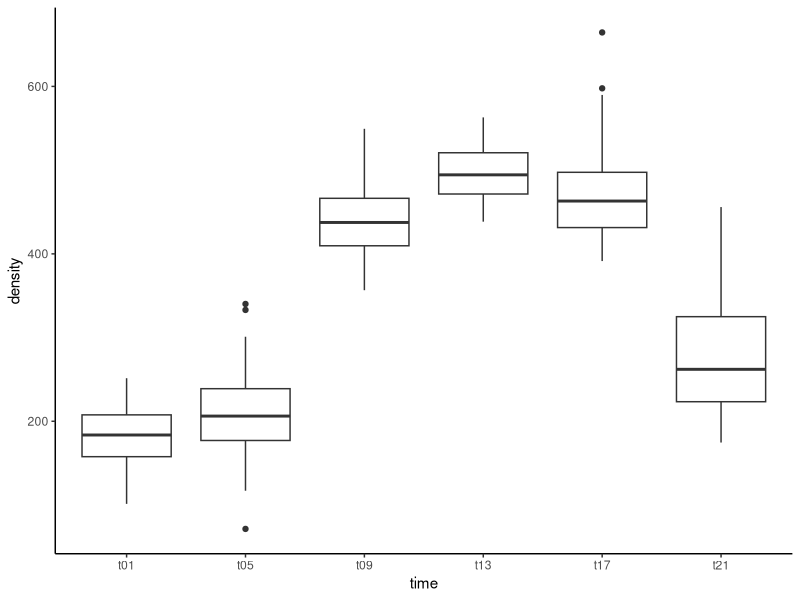
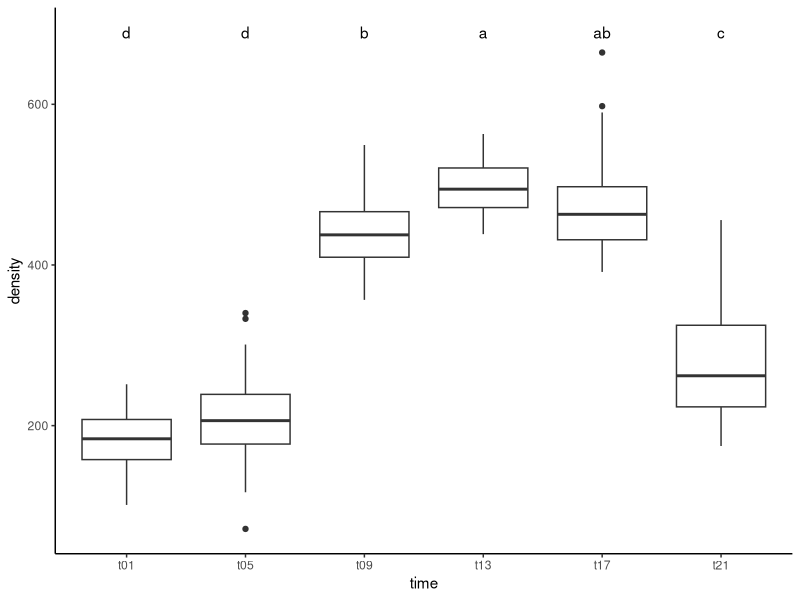
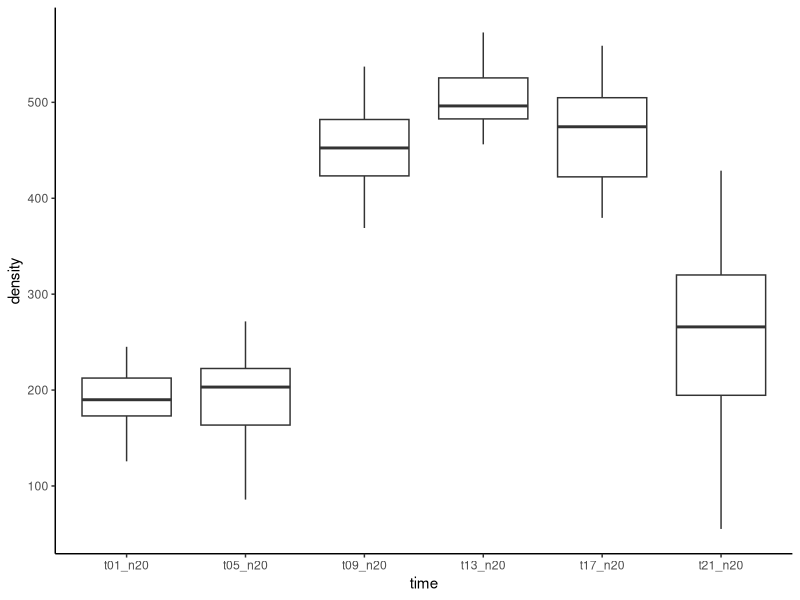
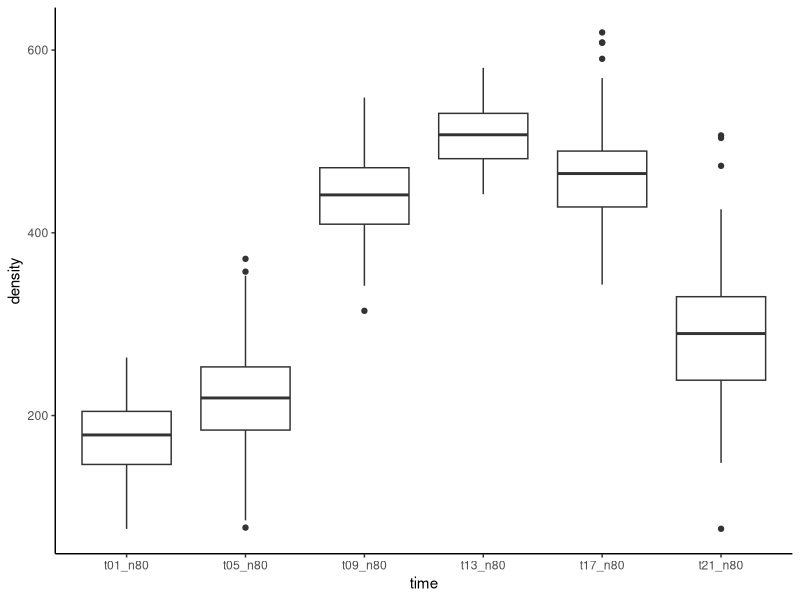

Source code (R) for these figures, in order:
## ---- chunk 1
knitr::opts_chunk$set(echo = TRUE)
## ---- chunk 2
# Open libraries
library(ggplot2) # for graphics
library(reshape2)
library(tidyverse)
## ---- chunk 3
set.seed(123) # only included for showing significance after running the model multiple times for later comparisons
t01 <- rnorm(n=40,mean=180, sd = 40)
t05 <- rnorm(n=40,mean=210, sd = 60)
t09 <- rnorm(n=40,mean=440, sd = 50)
t13 <- rnorm(n=40,mean=500, sd = 30)
t17 <- rnorm(n=40,mean=470, sd = 60)
t21 <- rnorm(n=40,mean=280, sd = 80)

total <- data.frame(t01,t05,t09,t13,t17,t21)
total$id <- 1:nrow(total)

total_long <- melt(total, id.vars="id")
colnames(total_long) <- c("id", "time", "density")
## ---- chunk 4
p1 <- ggplot(total_long, aes(time, density))+
  geom_boxplot()+
  theme_classic()
p1

test <- aov(density~time, total_long)
summary(test)
TukeyHSD(test, group = T) 
## ---- chunk 5
sig <- c("d","d","b","a","ab","c")  

p2 <- p1 +
  annotate(geom = "text",
           x = unique(total_long$time),y = max(total_long$density)+25,
           label = sig)

p2
## ---- chunk 6
# adjust mean values within groups to a difference between 10 and 50
t01_m <- rnorm(n=40,mean=190, sd = 40)
t05_m <- rnorm(n=40,mean=200, sd = 60) # difference in density of 10 from t01 and 50 from t21
t09_m <- rnorm(n=40,mean=450, sd = 50) # difference in density of 40 from t13 and 10 from t17
t13_m <- rnorm(n=40,mean=490, sd = 30) # difference in density of 30 from t17
t17_m <- rnorm(n=40,mean=460, sd = 60)
t21_m <- rnorm(n=40,mean=250, sd = 80)

total_m <- data.frame(t01_m,t05_m,t09_m,t13_m,t17_m,t21_m)
total_m$id <- 1:nrow(total_m)

total_long_m <- melt(total_m, id.vars="id")
colnames(total_long_m) <- c("id", "time", "density")

test_m <- aov(density~time, total_long_m)
summary(test_m)
TukeyHSD(test_m)
## ---- chunk 7
# 50% sample effort
t01_n20 <- rnorm(n=20,mean=180, sd = 40)
t05_n20 <- rnorm(n=20,mean=210, sd = 60)
t09_n20 <- rnorm(n=20,mean=440, sd = 50)
t13_n20 <- rnorm(n=20,mean=500, sd = 30)
t17_n20 <- rnorm(n=20,mean=470, sd = 60)
t21_n20 <- rnorm(n=20,mean=280, sd = 80)

total_n20 <- data.frame(t01_n20,t05_n20,t09_n20,t13_n20,t17_n20,t21_n20)
total_n20$id <- 1:nrow(total_n20)

total_long_n20 <- melt(total_n20, id.vars="id")
colnames(total_long_n20) <- c("id", "time", "density")

test_n20 <- aov(density~time, total_long_n20)
summary(test_n20)
TukeyHSD(test_n20)

ggplot(total_long_n20, aes(time, density))+
  geom_boxplot()+
  theme_classic()
## ---- chunk 8
# 200% sample effort
t01_n80 <- rnorm(n=80,mean=180, sd = 40)
t05_n80 <- rnorm(n=80,mean=210, sd = 60)
t09_n80 <- rnorm(n=80,mean=440, sd = 50)
t13_n80 <- rnorm(n=80,mean=500, sd = 30)
t17_n80 <- rnorm(n=80,mean=470, sd = 60)
t21_n80 <- rnorm(n=80,mean=280, sd = 80)

total_n80 <- data.frame(t01_n80,t05_n80,t09_n80,t13_n80,t17_n80,t21_n80)
total_n80$id <- 1:nrow(total_n80)

total_long_n80 <- melt(total_n80, id.vars="id")
colnames(total_long_n80) <- c("id", "time", "density")

test_n80 <- aov(density~time, total_long_n80)
summary(test_n80)
TukeyHSD(test_n80)

ggplot(total_long_n80, aes(time, density))+
  geom_boxplot()+
  theme_classic()
